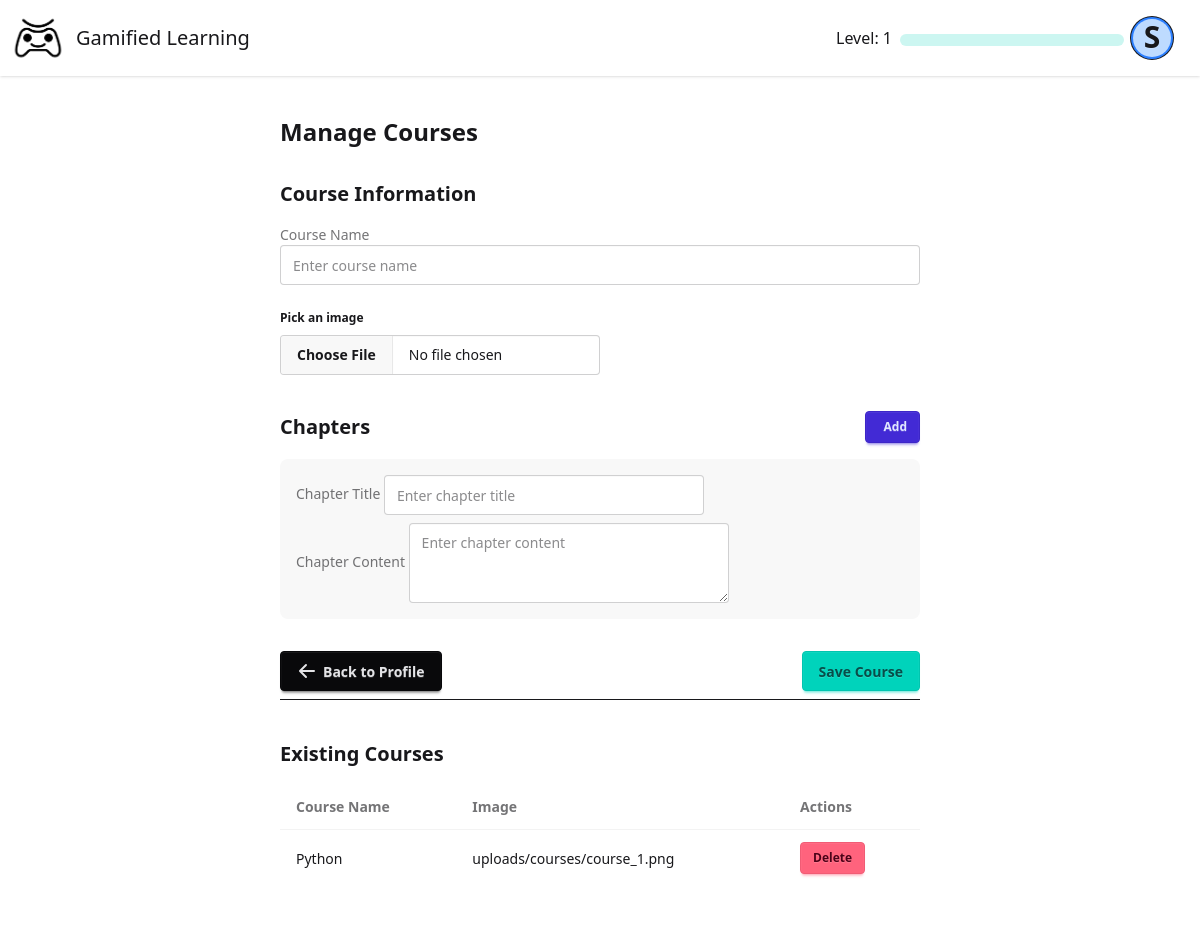
The page /admin_courses (signed in) on the database as committed earlier.
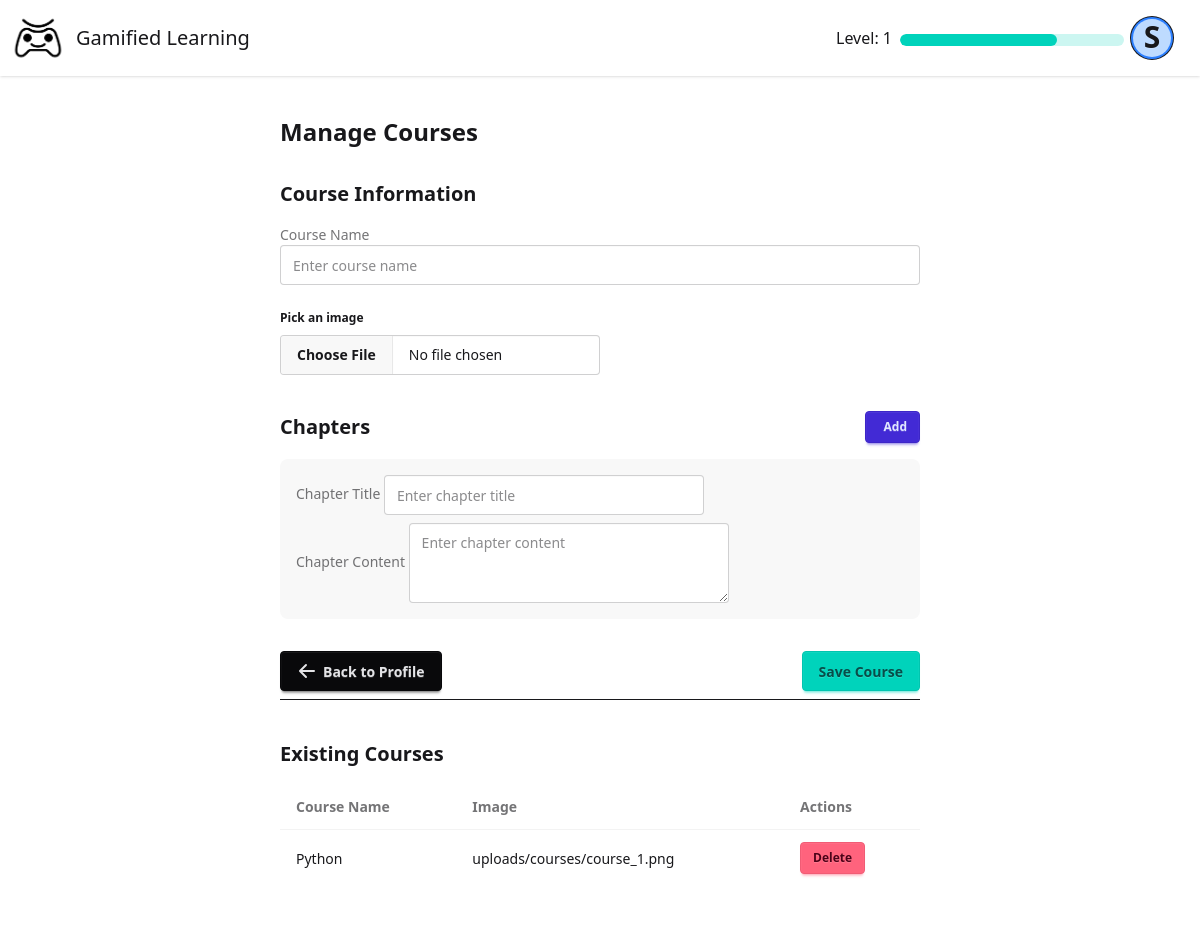
The same page on the database as committed later.
### models/models.py (models this page shows, shortened)
class User(db.Model):
    id = db.Column(db.Integer, primary_key=True)
    name = db.Column(db.String(100), nullable=False)
    username = db.Column(db.String(80), unique=True, nullable=False)
    email = db.Column(db.String(120), unique=True, nullable=False)
    stream = db.Column(db.String(20), nullable=False)
    year = db.Column(db.String(10), nullable=False)
    password = db.Column(db.String(120), nullable=False)
    points = db.Column(db.Integer, default=0)
    level = db.Column(db.Integer, default=1)
    is_admin = db.Column(db.Boolean, default=False)
    created_at = db.Column(db.DateTime, default=datetime.utcnow)
    last_login = db.Column(db.DateTime)
    courses = db.relationship('Course', secondary=user_courses, back_populates='users')
    completed_chapters = db.relationship('UserChapterProgress', back_populates='user')

### routes/admin.py (the view, shortened to what this page needs)
def admin_courses_page():
    if 'user_id' not in session:
        return redirect(url_for('login'))
    user = db.session.get(User, session['user_id'])
    if user is None:
        session.clear()
        return redirect(url_for('login'))
    courses = Course.query.all()
    return render_template('admin_courses.html', user=user, courses=courses)

### templates/admin_courses.html (shortened to what the changed rows need)
{% extends "base.html" %}
{% block content %}
    <div class="min-h-screen flex items-center justify-center p-4" style="width: 60%; position: relative; left: 50%; transform: translate(-50%, 0);">
        <div class="card w-full max-w-3xl bg-base-100 shadow-xl">
            <div class="card-body">
                <h2 class="card-title text-2xl mb-6">Manage Courses</h2>
                <div class="mt-8">
                    <div class="overflow-x-auto">
                        <table class="table w-full">
                            <thead>
                                <tr>
                                    <th>Course Name</th>
                                    <th>Image</th>
                                    <th>Actions</th>
                                </tr>
                            </thead>
                        </table>
                    </div>
                </div>
            </div>
        </div>
    </div>
{% endblock %}

### templates/base.html (shortened to what this page needs)
<!doctype html>
<html>
    <head>
        <link
            href="https://cdn.jsdelivr.net/npm/daisyui@5"
            rel="stylesheet"
            type="text/css"
        />
        <link rel="stylesheet" href="{{url_for('static',filename='dist/output.css')}}">
        <link
            href="https://cdn.jsdelivr.net/npm/daisyui@5/themes.css"
            rel="stylesheet"
            type="text/css"
        />
    </head>
    <body>
        <div class="min-h-screen flex flex-col">
            <div class="navbar bg-base-100 shadow-sm sticky top-0 z-[100]">
                <div class="flex-1">
                    <div class="flex items-center gap-2">
                        <img
                            src="/static/logo.png"
                            alt="logo"
                            class="size-15"
                        />
                        <a class="text-xl" href="/">Gamified Learning</a>
                    </div>
                </div>
                {% if 'user_id' in session %}
                <div class="flex gap-2 pr-5">
                    <p class="pt-2" style="height: min-content">
                        Level: {{ user.level }}
                    </p>
                    <progress
                        class="progress progress-accent w-56 h-3 mt-4"
                        value="{{ user.points }}"
                        max="200"
                    ></progress>
                    <div class="dropdown dropdown-end">
                        <div
                            tabindex="0"
                            role="button"
                            class="btn btn-ghost btn-circle avatar"
                        >
                            <div
                                class="w-10 rounded-full ring ring-blue ring-offset-2 ring-offset-blue-500 bg-blue-200"
                            >
                                <span class="text-3xl"
                                    >{{ user.name|first }}</span
                                >
                            </div>
                        </div>
                    </div>
                </div>
                {% else %}
                <a href="{{ url_for('login') }}" class="pr-5">Login</a>
                {% endif %}
            </div>
            <main class="flex-grow">{% block content %}{% endblock %}</main>
        </div>
    </body>
</html>

Rows that differ between the two databases and show on the page:
changed User: points 0 → 140 (drawn)
